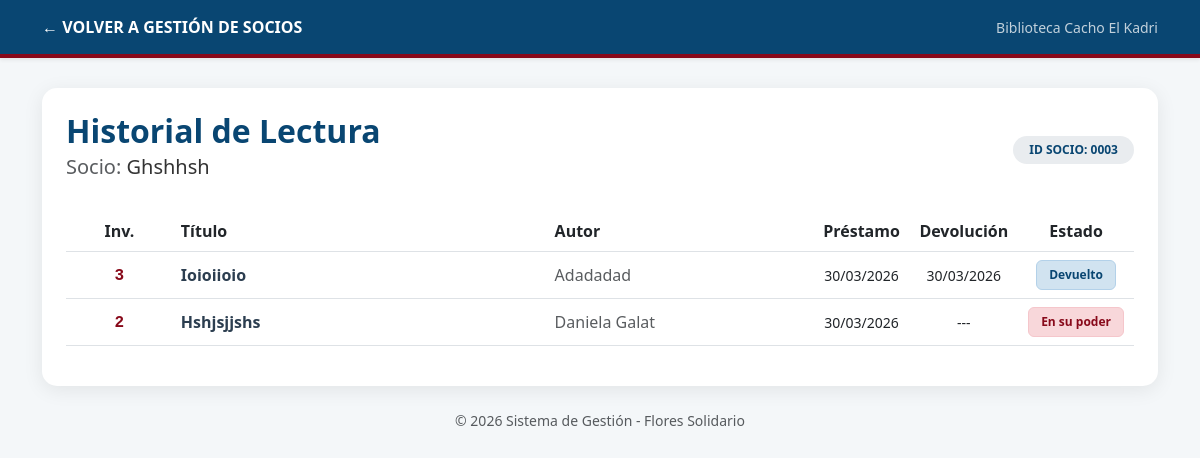
Screenshot of /historial_socio/3 with the database file from the repository.
### tables this page shows
CREATE TABLE Socios (
            id_socio INTEGER PRIMARY KEY AUTOINCREMENT,
            nombre_completo TEXT NOT NULL,
            telefono TEXT NOT NULL
        );

CREATE TABLE Prestamos (
            id_prestamo INTEGER PRIMARY KEY AUTOINCREMENT,
            id_socio INTEGER,
            nro_inventario INTEGER,
            fecha_prestamo DATE,
            fecha_devolucion DATE,
            FOREIGN KEY (id_socio) REFERENCES Socios (id_socio),
            FOREIGN KEY (nro_inventario) REFERENCES Ejemplares (nro_inventario)
        );

CREATE TABLE Obras (
            mfn INTEGER PRIMARY KEY AUTOINCREMENT,
            titulo TEXT NOT NULL,
            autor TEXT NOT NULL,
            editorial TEXT,
            anio TEXT
        );

### app.py (the view)
@app.route('/historial_socio/<int:id_socio>')
def historial_socio(id_socio):
    conexion = sqlite3.connect("biblioteca.db")
    cursor = conexion.cursor()
    cursor.execute("SELECT nombre_completo FROM Socios WHERE id_socio = ?", (id_socio,))
    nombre_socio = cursor.fetchone()[0]
    cursor.execute('''
        SELECT o.titulo, o.autor, p.fecha_prestamo, p.fecha_devolucion, p.nro_inventario
        FROM Prestamos p
        JOIN Ejemplares e ON p.nro_inventario = e.nro_inventario
        JOIN Obras o ON e.mfn_vinculado = o.mfn
        WHERE p.id_socio = ?
        ORDER BY p.fecha_prestamo DESC
    ''', (id_socio,))
    historial = cursor.fetchall()
    conexion.close()
    return render_template('historial_socio.html',
                           nombre=nombre_socio,
                           historial=historial,
                           id_s=id_socio)

### templates/historial_socio.html (shortened to what this page needs)
<!DOCTYPE html>
<html lang="es">
<head>
    <link href="https://cdn.jsdelivr.net/npm/bootstrap@5.3.0/dist/css/bootstrap.min.css" rel="stylesheet">
</head>
<body>
    <nav class="navbar-san-lorenzo shadow-sm">
        <div class="container d-flex justify-content-between align-items-center">
            <a href="/socios" class="text-white text-decoration-none fw-bold">← VOLVER A GESTIÓN DE SOCIOS</a>
            <span class="text-white small opacity-75">Biblioteca Cacho El Kadri</span>
        </div>
    </nav>
    <div class="container">
        <div class="card card-historial">
            <div class="card-body p-4">
                <div class="row align-items-center mb-4">
                    <div class="col-md-8">
                        <h2 style="color: #094672; font-weight: bold; margin-bottom: 5px;">Historial de Lectura</h2>
                        <h5 class="text-muted">Socio: <span style="color: #333;">{{ nombre }}</span></h5>
                    </div>
                    <div class="col-md-4 text-end">
                        <span class="badge rounded-pill px-3 py-2" style="background-color: #e9ecef; color: #094672;">
                            ID SOCIO: {{ "%04d" | format(id_s) }}
                        </span>
                    </div>
                </div>
                <div class="table-responsive">
                    <table class="table table-hover align-middle">
                        <thead>
                            <tr class="text-center">
                                <th style="width: 10%;">Inv.</th>
                                <th class="text-start" style="width: 35%;">Título</th>
                                <th class="text-start" style="width: 25%;">Autor</th>
                                <th>Préstamo</th>
                                <th>Devolución</th>
                                <th>Estado</th>
                            </tr>
                        </thead>
                        <tbody>
                            {% for registro in historial %}
                            <tr class="text-center">
                                <td><span class="nro-inv">{{ registro[4] }}</span></td>
                                <td class="text-start fw-bold" style="color: #2c3e50;">{{ registro[0] }}</td>
                                <td class="text-start text-muted">{{ registro[1] }}</td>
                                <td class="small">{{ registro[2] }}</td>
                                <td class="small">{{ registro[3] if registro[3] else "---" }}</td>
                                <td>
                                    {% if registro[3] %}
                                        <span class="badge badge-devuelto">Devuelto</span>
                                    {% else %}
                                        <span class="badge badge-prestado">En su poder</span>
                                    {% endif %}
                                </td>
                            </tr>
                            {% else %}
                            <tr>
                                <td colspan="6" class="text-center py-5">
                                    <p class="text-muted mb-0">Este socio no tiene movimientos registrados.</p>
                                </td>
                            </tr>
                            {% endfor %}
                        </tbody>
                    </table>
                </div>
            </div>
        </div>
        <p class="text-center mt-4 mb-5 text-muted small">
            © 2026 Sistema de Gestión - Flores Solidario
        </p>
    </div>
</body>
</html>

### templates/historial_socio.html (style rules this page uses)
body { background-color: #f4f7f9; font-family: 'Segoe UI', Tahoma, Geneva, Verdana, sans-serif; }
.navbar-san-lorenzo { background-color: #094672; padding: 15px; margin-bottom: 30px; border-bottom: 4px solid #88091a; }
.card-historial { border-radius: 15px; border: none; box-shadow: 0 4px 20px rgba(0,0,0,0.08); }
.table thead { background-color: #094672 !important; color: white; }
.badge-prestado { background-color: #f8d7da; color: #88091a; border: 1px solid #f5c6cb; font-weight: bold; padding: 8px 12px; }
.badge-devuelto { background-color: #d1e3f0; color: #094672; border: 1px solid #b3d1e9; font-weight: bold; padding: 8px 12px; }
.nro-inv { color: #88091a; font-family: monospace; font-weight: bold; }

### rows the page displays
Socios: nombre_completo "Ghshhsh"
Prestamos: nro_inventario "3", titulo "Ioioiioio", autor "Adadadad", fecha_prestamo "30/03/2026", fecha_devolucion "30/03/2026", shows "Devuelto"
Prestamos: nro_inventario "2", titulo "Hshjsjjshs", autor "Daniela Galat", fecha_prestamo "30/03/2026", registro "---", shows "En su poder"

### other values shown
{{ "%04d" | format(id_s) }} "0003"
